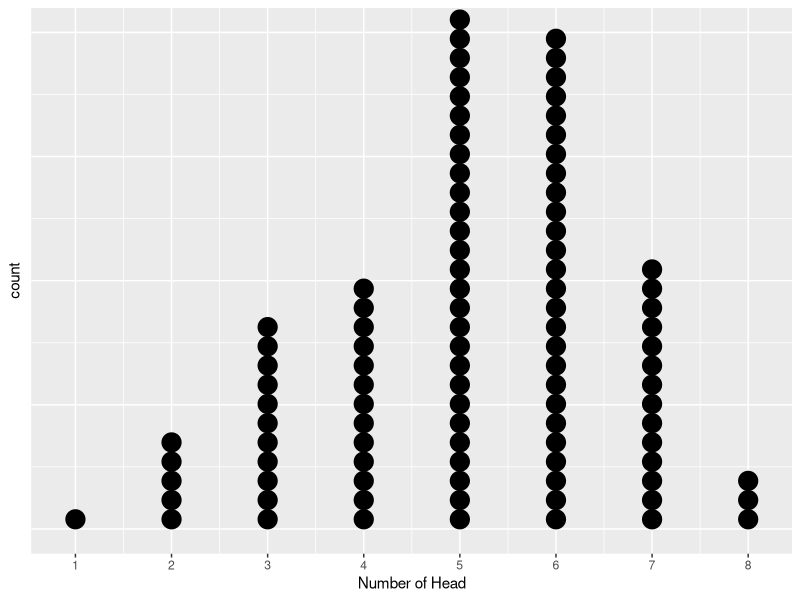

Here is the R script that generated this plot:
## ---- chunk 1
# The following code simulates the number of head obtained from flipping a coin 10 times. 
resultContainer <- numeric(length=10)
for (i in 1: 10){
# in each trail, there are only two possible outcomes, 0 represents tail and 1 represents head. 
  resultContainer[i] <- sample(0:1,1)
}
# Each value in the resultContainer represents result from flipping the coin each time, since one repetition contains 10 trails, there are 10 values in resultContainer. 
resultContainer
# sumHead represents the total number of head obtained from flipping the coin 10 times. 
sumHead <- sum(resultContainer)
sumHead
## ---- chunk 2
# oneRep saves result of one repetion (16 trails). In each trial, outcome is 0 or 1. 
oneRep <- rep(NA,10)
# container saves result of all 100 replications.  
container <- t(replicate(100,oneRep))
for (i in 1:100) {
  for (j in 1:10){
    # 0 stands for Buzz guessing wrong and 1 stands for Buzz guessing correctly. 
    container[i,j] <- sample(0:1,1)
  }
}
# calculate number of head in each replication and save the result in the dis100Rep vector
dis100Rep <- rowSums(container)
# create a dataframe "simulatedDisM" saving result for each repetition
repLabel <- 1:100
simulatedDis <- cbind(repLabel,dis100Rep)
simulatedDisM <- as.data.frame(simulatedDis)
head(simulatedDisM)
# plot the resulted dataframe in a dot plot. 
library(ggplot2)
ggplot(simulatedDisM, aes(x = dis100Rep)) +
  geom_dotplot(method="histodot",binwidth = 0.2)+
  theme(
    axis.text.y=element_blank(),  #remove y axis labels
    axis.ticks.y=element_blank()  #remove y axis ticks
  )+
  scale_x_continuous(breaks=c(1:10))+
  labs(x="Number of Head")
